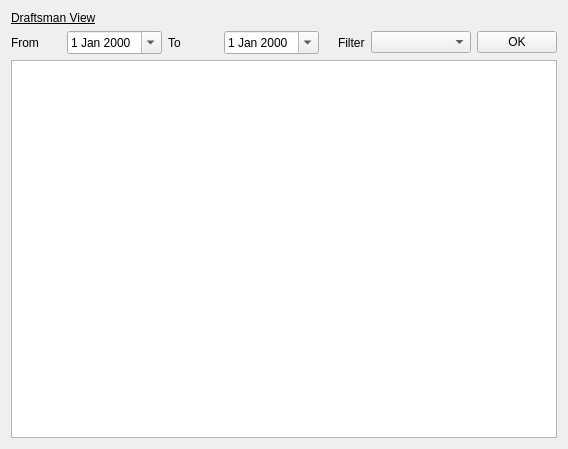
<?xml version="1.0" encoding="UTF-8"?>
<ui version="4.0">
 <class>draftsManview</class>
 <widget class="QWidget" name="draftsManview">
  <property name="geometry">
   <rect>
    <x>0</x>
    <y>0</y>
    <width>568</width>
    <height>449</height>
   </rect>
  </property>
  <property name="windowTitle">
   <string>Form</string>
  </property>
  <layout class="QVBoxLayout" name="verticalLayout">
   <item>
    <widget class="QLabel" name="label_2">
     <property name="text">
      <string>&lt;html&gt;&lt;head/&gt;&lt;body&gt;&lt;p&gt;&lt;span style=&quot; font-size:9pt; text-decoration: underline;&quot;&gt;Draftsman View&lt;/span&gt;&lt;/p&gt;&lt;/body&gt;&lt;/html&gt;</string>
     </property>
    </widget>
   </item>
   <item>
    <layout class="QHBoxLayout" name="horizontalLayout">
     <item>
      <widget class="QLabel" name="label_3">
       <property name="minimumSize">
        <size>
         <width>50</width>
         <height>0</height>
        </size>
       </property>
       <property name="text">
        <string>From</string>
       </property>
      </widget>
     </item>
     <item>
      <widget class="QDateEdit" name="dateFrom">
       <property name="calendarPopup">
        <bool>true</bool>
       </property>
      </widget>
     </item>
     <item>
      <widget class="QLabel" name="label">
       <property name="minimumSize">
        <size>
         <width>50</width>
         <height>0</height>
        </size>
       </property>
       <property name="text">
        <string>To</string>
       </property>
      </widget>
     </item>
     <item>
      <widget class="QDateEdit" name="dateTo">
       <property name="calendarPopup">
        <bool>true</bool>
       </property>
      </widget>
     </item>
     <item>
      <spacer name="horizontalSpacer">
       <property name="orientation">
        <enum>Qt::Horizontal</enum>
       </property>
       <property name="sizeHint" stdset="0">
        <size>
         <width>40</width>
         <height>20</height>
        </size>
       </property>
      </spacer>
     </item>
     <item>
      <widget class="QLabel" name="label_4">
       <property name="text">
        <string>Filter</string>
       </property>
      </widget>
     </item>
     <item>
      <widget class="QComboBox" name="filterCombo">
       <property name="minimumSize">
        <size>
         <width>100</width>
         <height>0</height>
        </size>
       </property>
      </widget>
     </item>
     <item>
      <widget class="QPushButton" name="okButton">
       <property name="text">
        <string>OK</string>
       </property>
      </widget>
     </item>
    </layout>
   </item>
   <item>
    <widget class="QTableWidget" name="tableWidget"/>
   </item>
  </layout>
 </widget>
 <resources/>
 <connections/>
</ui>
